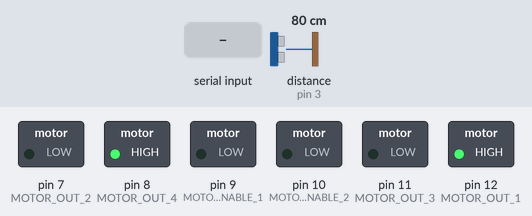
The sketch below on a simulated Arduino Uno, built with avr-gcc and run on an emulated ATmega328P. Shown: switched loads named in the sketch (green lamp = pin HIGH). Wiring (inferred from the names in the program): ultrasonic range finder: trigger pin 4; echo pin 3. Inputs (shaded band) come from the test bench; at power-on: distance to the obstacle (sensor on pin 3) 80 cm. The echo pulse lasts 58.3 µs per cm; pins used as bus, display or sensor lines are not drawn; what the sketch prints to the serial monitor is not drawn.

Above: at 4.2 s.
4.3 s: "1" received over Serial
At 5.9 s:
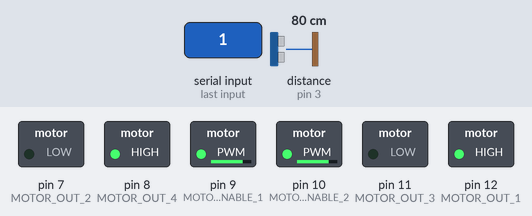
At 10.9 s:
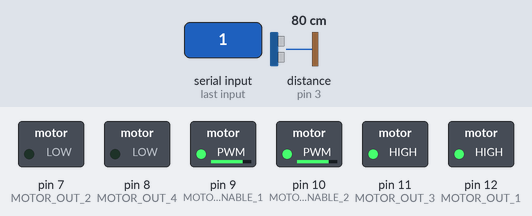
Timing chart, 0 to 12.4 s (numbered marks = the images above; inputs shaded):
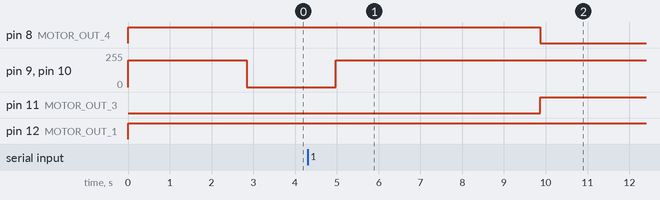

Measured:
- after the input at 4.3 s, pin 8 (MOTOR_OUT_4): HIGH → LOW after 5.6 s; pin 9 (MOTOR_ENABLE_1), pin 10 (MOTOR_ENABLE_2): 0/255 → 200/255 after 0.67 s; pin 11 (MOTOR_OUT_3): LOW → HIGH after 5.6 s

The sketch:

Robot_v1.ino
```cpp
// This is the sketch for my robot in IT

// These includes aren't necessary for the compiler to work, but they stop vscode
// intelisense from having a fit
#include "Distance.h"
#include "Motors.h"
#include "Numbers.h"
#include "IR.h"

#define STOP_DISTANCE 20
#define REVERSE_DISTANCE 15
#define DISTANCE_DELAY 350
#define RESET_DELAY 1000

#define LEFT_OFFSET 0
#define RIGHT_OFFSET 10

#define MOTOR_SPEED 200

enum states
{
  navigateState,
  mapState,
  idleState,
};

bool motorRunning = true;
bool motorWasRunning = false;
bool lastRand = false;

uint8 timesLooped = 0;
uint8 speed = percent(50);
byte state = mapState;

void setup()
{
  // Set up the serial monitor
  Serial.begin(9600);
  Serial.println("Arduino started");

  // Initialise the ultrasonic sensor
  distanceSetup();

  // Initialise motors
  motorsSetup();

  // Setup IR
  IRSetup();
}

void map()
{
  // Maps the area around the robot by rotating. This function should:
  // [ ] Spin in a full circle
  // [ ] Take distance readings with each spin
  // [ ] Send these distance readings back over serial for a computer to process

  #define SAMPLES 28

  float distances[SAMPLES] = {};

  for (byte i = 0; i < SAMPLES - 1; i++)
  {
    distances[i] = getDistance();
    motorsTurnRightSpeed(MOTOR_SPEED);
    delay(100);
  }

  motorsStop();

  String out = "Distances: ";

  for (byte i = 0; i < SAMPLES; i++)
  {
    if (i != 0) out += " ";
    out += distances[i];
  }

  Serial.println(out);
  Serial.println("Done");

  // Reset the state to idle once done with processing
  state = idleState;
}

void goToByte(byte direction) {
  // Turn in that direction
  if (direction != 0)
    motorsTurnRightSpeed(MOTOR_SPEED);

  // Continue turning for the direction multipled by 100
  delay(100 * direction);

  // Stop the motors
  motorsStop();
}

void loop()
{
  // The main loop has to do  a few things:
  // [ ] Check the state and decicde on what to do
  // [ ] Syncronise state with a connected device (e.g. Computer) via Serial
  // [ ] Delay and other background tasks that are not dependant on each function

  // If the serial is available, read it and drive to the int that it was told to go
  // to
  if (Serial.available() > 0) {
    // Go in the direction that processing wants to go in
    byte incoming = Serial.read();
    goToByte(incoming);

    // Go forward until the distance is smaller
    motorsStraightSpeed(MOTOR_SPEED);

    // Loop until we have a smaller distance
    while (getDistance () > 20) {}

    // Stop motors once we have reached that smaller distance
    motorsStop();

    // Tell the robot to map again
    state = mapState;
    delay(2000);
  }

  if (state == idleState)
  {
    // If the state is idle, we shouldn't do any specific tasks. Because we aren't doing
    // anything, we can slow down the loop to save power
    delay(500);
  } else if (state == mapState) {
    // Call the mapping function to map the current area
    map();
    delay(2000);
  }
}
```

Distance.h
```cpp
#pragma once
// This file contains all of the code for measuring distance

// Constants for distance sensor
#define DIST_TRIG 4
#define DIST_ECHO 3
// You can make this longer distance at more expenses
#define DIST_MAX 200         //cm
#define DIST_SOUND_SPEED 346 // The speed of sound is different in Canberra

const float DIST_TIMEOUT = DIST_MAX * 60;

void distanceSetup()
{
  pinMode(DIST_TRIG, OUTPUT);
  pinMode(DIST_ECHO, INPUT);
}

float getDistance()
{
  // Send the trigger signal
  digitalWrite(DIST_TRIG, HIGH);
  delayMicroseconds(10);
  digitalWrite(DIST_TRIG, LOW);

  // Measure the ping time
  unsigned long pingTime = pulseIn(DIST_ECHO, HIGH, DIST_TIMEOUT);

  // Use this time to calculate the distance
  float distance = (float)pingTime * DIST_SOUND_SPEED / 2 / 10000;

  // If the distance is 0.00 it has almost certainly timed out. Set it to max distance.
  if (distance == 0.00) {
    distance = DIST_MAX;
  }

  // Return the value ready to use
  return distance;
}
```

IR.h
```cpp
#pragma once

// =============================================================================
// IR config - The pins and other constants for IR control

#define IR_RECEIVE_PIN 2
#define DECODE_NEC

#include <IRremote.h>

void IRSetup()
{
  IrReceiver.begin(IR_RECEIVE_PIN, ENABLE_LED_FEEDBACK, LED_BUILTIN);
}

bool IRHasReceivedCommand()
{
  return IrReceiver.decode();
}

IRData IRGetData()
{
  // Print a short summary of received data
  IrReceiver.printIRResultShort(&Serial);
  if (IrReceiver.decodedIRData.protocol == UNKNOWN)
  {
    // We have an unknown protocol here, print more info
    IrReceiver.printIRResultRawFormatted(&Serial, true);
  }
  Serial.println();

  /*
   * !!!Important!!! Enable receiving of the next value,
   * since receiving has stopped after the end of the current received data packet.
   */
  IrReceiver.resume(); // Enable receiving of the next value

  // Return received data
  return IrReceiver.decodedIRData;
}
```

Motors.h
```cpp
#pragma once
#include "Types.h"

// =============================================================================
// Motor config - specifies all of the pins and other parameters that the L298N needs
#define MOTOR_OUT_1 12
#define MOTOR_OUT_2 7
#define MOTOR_ENABLE_1 9

#define MOTOR_OUT_3 11
#define MOTOR_OUT_4 8
#define MOTOR_ENABLE_2 10

// =============================================================================
// Motor logic

/**
 * Initialises the motor driver. MUST be called before using any of the motor functions
 */
inline void motorsSetup()
{
  // Initialise the pins required for the motor to run correctly
  pinMode(MOTOR_OUT_1, OUTPUT);
  pinMode(MOTOR_OUT_2, OUTPUT);
  pinMode(MOTOR_OUT_3, OUTPUT);
  pinMode(MOTOR_OUT_4, OUTPUT);
  pinMode(MOTOR_ENABLE_1, OUTPUT);
  pinMode(MOTOR_ENABLE_2, OUTPUT);
}

void motorsRightSpeed(uint8 speed, bool reverse)
{
  // Setup one side

  if (reverse)
  {
    digitalWrite(MOTOR_OUT_1, LOW);
    digitalWrite(MOTOR_OUT_2, HIGH);
  }
  else
  {
    digitalWrite(MOTOR_OUT_1, HIGH);
    digitalWrite(MOTOR_OUT_2, LOW);
  }

  // Enable side
  analogWrite(MOTOR_ENABLE_1, speed);
}

void motorsLeftSpeed(uint8 speed, bool reverse)
{
  // Setup one side
  if (reverse)
  {
    digitalWrite(MOTOR_OUT_3, LOW);
    digitalWrite(MOTOR_OUT_4, HIGH);
  }
  else
  {
    digitalWrite(MOTOR_OUT_3, HIGH);
    digitalWrite(MOTOR_OUT_4, LOW);
  }
  // Enable side
  analogWrite(MOTOR_ENABLE_2, speed);
}

/**
 * Go straight with a specified speed
 */
void motorsStraightSpeed(uint8 speed)
{
  // Setup one side
  digitalWrite(MOTOR_OUT_1, HIGH);
  digitalWrite(MOTOR_OUT_2, LOW);
  analogWrite(MOTOR_ENABLE_1, speed);
  // Setup the other side
  digitalWrite(MOTOR_OUT_3, HIGH);
  digitalWrite(MOTOR_OUT_4, LOW);
  analogWrite(MOTOR_ENABLE_2, speed);
}

/**
 * Go reverse with a specified speed
 */
void motorsReverseSpeed(uint8 speed)
{
  // Setup one side
  digitalWrite(MOTOR_OUT_1, LOW);
  digitalWrite(MOTOR_OUT_2, HIGH);
  analogWrite(MOTOR_ENABLE_1, speed);
  // Setup the other side
  digitalWrite(MOTOR_OUT_3, LOW);
  digitalWrite(MOTOR_OUT_4, HIGH);
  analogWrite(MOTOR_ENABLE_2, speed);
}

void motorsSpeedAndOffset(uint8 speed, int8 offset)
{
  // Setup one side
  digitalWrite(MOTOR_OUT_1, HIGH);
  digitalWrite(MOTOR_OUT_2, LOW);
  // Setup the other side
  digitalWrite(MOTOR_OUT_3, HIGH);
  digitalWrite(MOTOR_OUT_4, LOW);
  // Start them both at the same time
  if (offset > 0)
  {
    analogWrite(MOTOR_ENABLE_1, speed - offset);
    analogWrite(MOTOR_ENABLE_2, speed);
  }
  else
  {
    analogWrite(MOTOR_ENABLE_1, speed);
    analogWrite(MOTOR_ENABLE_2, speed - offset);
  }
}

/**
 * Go straight
 */
void motorsStraight()
{
  motorsStraightSpeed(255);
}

/**
 * Stop robot
 */
void motorsStop()
{
  // Stop the motors
  analogWrite(MOTOR_ENABLE_1, 0);
  analogWrite(MOTOR_ENABLE_2, 0);
}

void motorsTurnLeftSpeed(uint8 speed) {
  motorsLeftSpeed(speed, false);
  motorsRightSpeed(speed, true);
}

void motorsTurnRightSpeed(uint8 speed) {
  motorsRightSpeed(speed, false);
  motorsLeftSpeed(speed, true);
}
```

Numbers.h
```cpp
#pragma once
#include "Types.h"

constexpr uint8 decimal(float dec)
{
  return round(dec * 255);
}

constexpr uint8 percent(float percent)
{
  return decimal(percent / 100);
}
```

Types.h
```cpp
#pragma once

// This file contains type aliases to improve readability. These are partially
// based on rust types because rust types are the best types

using int8 = char;
using uint8 = unsigned int8;
```
